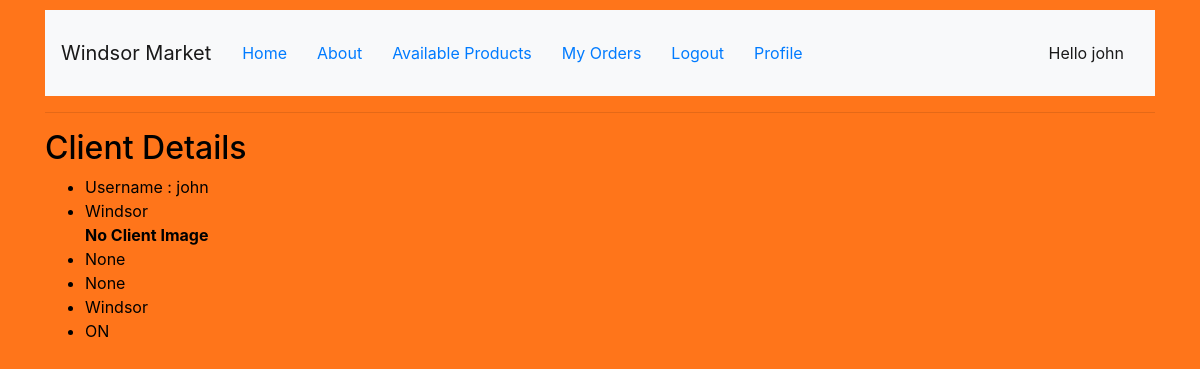
Screenshot of /myapp/profile/ (signed in) with the database file from the repository.
### myapp/models.py (models this page shows, shortened)
class Client(User):
    PROVINCE_CHOICES = [('AB', 'Alberta'), ('MB', 'Manitoba'), ('ON', 'Ontario'), ('QC', 'Quebec')]
    company = models.CharField(max_length=50, null=True, blank=True)
    shipping_address = models.CharField(max_length=300, null=True, blank=True)
    city = models.CharField(max_length=20, default='Windsor')
    province = models.CharField(max_length=2, choices=PROVINCE_CHOICES, default='ON')
    interested_in = models.ManyToManyField(Category)
    profile_image = models.ImageField(upload_to='images', null=True, blank=True)

### myapp/views.py (the view)
# urls.py: path(r'profile/', views.profile, name='profile')
def profile(request):
    if request.session.has_key('username'):
       username = request.session['username']
       client_detail = Client.objects.filter(username=username)
       return render(request, 'myapp/profile.html', {'client_detail': client_detail})

### myapp/templates/myapp/profile.html
{% extends 'myapp/base.html' %}
{% block body_block %}
    {% if client_detail %}
    <h2>Client Details</h2>
    <ul>
        {% for c in client_detail %}
            <li>Username : {{ c.username }}</li>
            <li>{{ c.city }}</li>
            {% if c.profile_image %}
                <img src="{{ c.profile_image.url }}"/>
            {% else %}
                <strong>No Client Image</strong>
            {% endif %}
            <li>{{ c.company }}</li>
            <li>{{ c.shipping_address }}</li>
            <li>{{ c.city }}</li>
            <li>{{ c.province }}</li>
        {% endfor %}
    </ul>
    {% else %}
        <strong>No Client Details</strong>
    {% endif %}
{% endblock %}

### myapp/static/myapp/style.css (style rules this page uses)
body { background-color:#ff751a; color: black; }

### rows the page displays
Client: username "john", city "Windsor", shows "No Client Image", company "None", shipping_address "None", province "ON"

### other values shown
{{ request.session.username }} "john"
